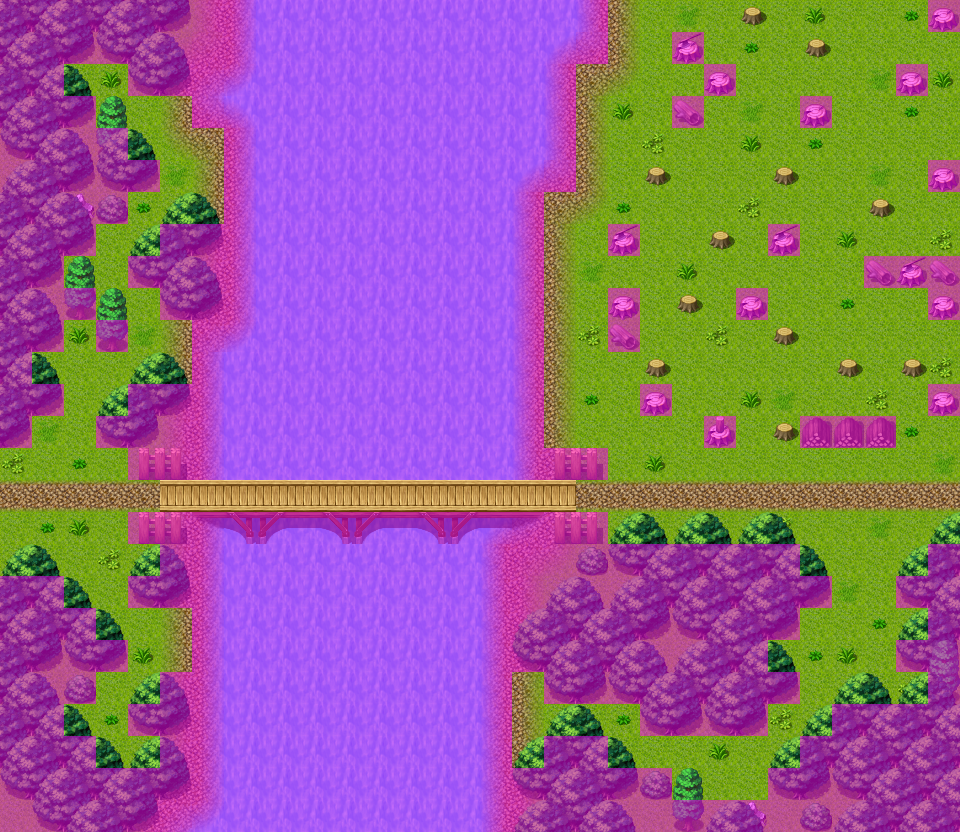

A 2D game scene composited from a Tiled map and its tileset images. What follows is a short description and the map's XML, with each tile layer's data collapsed to a summary:
An orthogonal 30x26 tile map with 32x32 px tiles, 4 tile layers (Ground, Objects, Above, Walkable), 40 tilesets and 11 objects (6x spawn, 5x mapchange).

<map version="1.0" orientation="orthogonal" width="30" height="26" tilewidth="32" tileheight="32">
 <properties>
  <property name="outside" value="1" />
 </properties>
 <tileset firstgid="1" name="map_bed_1" tilewidth="32" tileheight="32">
  <image source="../drawable/map_bed_1.png" width="512" height="256" />
 </tileset>
 <tileset firstgid="129" name="map_border_1" tilewidth="32" tileheight="32">
  <image source="../drawable/map_border_1.png" width="512" height="256" />
 </tileset>
 <tileset firstgid="257" name="map_bridge_1" tilewidth="32" tileheight="32">
  <image source="../drawable/map_bridge_1.png" width="512" height="256" />
 </tileset>
 <tileset firstgid="385" name="map_broken_1" tilewidth="32" tileheight="32">
  <image source="../drawable/map_broken_1.png" width="512" height="256" />
 </tileset>
 <tileset firstgid="513" name="map_cavewall_1" tilewidth="32" tileheight="32">
  <image source="../drawable/map_cavewall_1.png" width="576" height="192" />
 </tileset>
 <tileset firstgid="621" name="map_cavewall_2" tilewidth="32" tileheight="32">
  <image source="../drawable/map_cavewall_2.png" width="576" height="192" />
 </tileset>
 <tileset firstgid="729" name="map_cavewall_3" tilewidth="32" tileheight="32">
  <image source="../drawable/map_cavewall_3.png" width="576" height="192" />
 </tileset>
 <tileset firstgid="837" name="map_chair_table_1" tilewidth="32" tileheight="32">
  <image source="../drawable/map_chair_table_1.png" width="512" height="256" />
 </tileset>
 <tileset firstgid="965" name="map_crate_1" tilewidth="32" tileheight="32">
  <image source="../drawable/map_crate_1.png" width="512" height="256" />
 </tileset>
 <tileset firstgid="1093" name="map_cupboard_1" tilewidth="32" tileheight="32">
  <image source="../drawable/map_cupboard_1.png" width="512" height="256" />
 </tileset>
 <tileset firstgid="1221" name="map_curtain_1" tilewidth="32" tileheight="32">
  <image source="../drawable/map_curtain_1.png" width="512" height="256" />
 </tileset>
 <tileset firstgid="1349" name="map_entrance_1" tilewidth="32" tileheight="32">
  <image source="../drawable/map_entrance_1.png" width="512" height="256" />
 </tileset>
 <tileset firstgid="1477" name="map_fence_1" tilewidth="32" tileheight="32">
  <image source="../drawable/map_fence_1.png" width="512" height="256" />
 </tileset>
 <tileset firstgid="1605" name="map_fence_2" tilewidth="32" tileheight="32">
  <image source="../drawable/map_fence_2.png" width="512" height="256" />
 </tileset>
 <tileset firstgid="1733" name="map_ground_1" tilewidth="32" tileheight="32">
  <image source="../drawable/map_ground_1.png" width="512" height="256" />
 </tileset>
 <tileset firstgid="1861" name="map_ground_2" tilewidth="32" tileheight="32">
  <image source="../drawable/map_ground_2.png" width="512" height="256" />
 </tileset>
 <tileset firstgid="1989" name="map_ground_3" tilewidth="32" tileheight="32">
  <image source="../drawable/map_ground_3.png" width="512" height="256" />
 </tileset>
 <tileset firstgid="2117" name="map_ground_4" tilewidth="32" tileheight="32">
  <image source="../drawable/map_ground_4.png" width="512" height="256" />
 </tileset>
 <tileset firstgid="2245" name="map_ground_5" tilewidth="32" tileheight="32">
  <image source="../drawable/map_ground_5.png" width="512" height="256" />
 </tileset>
 <tileset firstgid="2373" name="map_ground_6" tilewidth="32" tileheight="32">
  <image source="../drawable/map_ground_6.png" width="512" height="256" />
 </tileset>
 <tileset firstgid="2501" name="map_ground_7" tilewidth="32" tileheight="32">
  <image source="../drawable/map_ground_7.png" width="512" height="256" />
 </tileset>
 <tileset firstgid="2629" name="map_ground_8" tilewidth="32" tileheight="32">
  <image source="../drawable/map_ground_8.png" width="512" height="256" />
 </tileset>
 <tileset firstgid="2757" name="map_indoor_1" tilewidth="32" tileheight="32">
  <image source="../drawable/map_indoor_1.png" width="512" height="256" />
 </tileset>
 <tileset firstgid="2885" name="map_kitchen_1" tilewidth="32" tileheight="32">
  <image source="../drawable/map_kitchen_1.png" width="512" height="256" />
 </tileset>
 <tileset firstgid="3013" name="map_outdoor_1" tilewidth="32" tileheight="32">
  <image source="../drawable/map_outdoor_1.png" width="512" height="256" />
 </tileset>
 <tileset firstgid="3141" name="map_pillar_1" tilewidth="32" tileheight="32">
  <image source="../drawable/map_pillar_1.png" width="512" height="256" />
 </tileset>
 <tileset firstgid="3269" name="map_plant_1" tilewidth="32" tileheight="32">
  <image source="../drawable/map_plant_1.png" width="512" height="256" />
 </tileset>
 <tileset firstgid="3397" name="map_rock_1" tilewidth="32" tileheight="32">
  <image source="../drawable/map_rock_1.png" width="512" height="256" />
 </tileset>
 <tileset firstgid="3525" name="map_roof_1" tilewidth="32" tileheight="32">
  <image source="../drawable/map_roof_1.png" width="512" height="256" />
 </tileset>
 <tileset firstgid="3653" name="map_roof_2" tilewidth="32" tileheight="32">
  <image source="../drawable/map_roof_2.png" width="512" height="256" />
 </tileset>
 <tileset firstgid="3781" name="map_shop_1" tilewidth="32" tileheight="32">
  <image source="../drawable/map_shop_1.png" width="512" height="256" />
 </tileset>
 <tileset firstgid="3909" name="map_sign_ladder_1" tilewidth="32" tileheight="32">
  <image source="../drawable/map_sign_ladder_1.png" width="512" height="256" />
 </tileset>
 <tileset firstgid="4037" name="map_table_1" tilewidth="32" tileheight="32">
  <image source="../drawable/map_table_1.png" width="512" height="256" />
 </tileset>
 <tileset firstgid="4165" name="map_trail_1" tilewidth="32" tileheight="32">
  <image source="../drawable/map_trail_1.png" width="512" height="256" />
 </tileset>
 <tileset firstgid="4293" name="map_tree_1" tilewidth="32" tileheight="32">
  <image source="../drawable/map_tree_1.png" width="512" height="256" />
 </tileset>
 <tileset firstgid="4421" name="map_wall_1" tilewidth="32" tileheight="32">
  <image source="../drawable/map_wall_1.png" width="512" height="256" />
 </tileset>
 <tileset firstgid="4549" name="map_wall_2" tilewidth="32" tileheight="32">
  <image source="../drawable/map_wall_2.png" width="480" height="256" />
 </tileset>
 <tileset firstgid="4669" name="map_wall_3" tilewidth="32" tileheight="32">
  <image source="../drawable/map_wall_3.png" width="480" height="256" />
 </tileset>
 <tileset firstgid="4789" name="map_window_1" tilewidth="32" tileheight="32">
  <image source="../drawable/map_window_1.png" width="512" height="256" />
 </tileset>
 <tileset firstgid="4917" name="map_window_2" tilewidth="32" tileheight="32">
  <image source="../drawable/map_window_2.png" width="512" height="256" />
 </tileset>
 <layer name="Ground" width="30" height="26">
  <data>[780 cells, 780 non-empty, 5 distinct tile ids]</data>
 </layer>
 <layer name="Objects" width="30" height="26">
  <data>[780 cells, 279 non-empty, 29 distinct tile ids]</data>
 </layer>
 <layer name="Above" width="30" height="26">
  <data>[780 cells, 90 non-empty, 12 distinct tile ids]</data>
 </layer>
 <layer name="Walkable" width="30" height="26">
  <data>[780 cells, 484 non-empty, 1 distinct tile ids]</data>
 </layer>
 <objectgroup name="Mapevents" width="30" height="26" visible="0">
  <object name="north1" type="mapchange" x="928" y="32" width="32" height="128">
   <properties>
    <property name="map" value="roadtocarntower1" />
    <property name="place" value="left1" />
   </properties>
  </object>
  </objectgroup>
 <objectgroup name="Spawn uniques" width="30" height="26" visible="0">
  <!-- 5 objects omitted --></objectgroup>
 <objectgroup name="Spawn monsters" width="30" height="26" visible="0">
  <!-- 1 objects omitted --></objectgroup>
 <objectgroup name="Keys" width="30" height="26" visible="0" />
</map>
<!-- 10 of 11 objects omitted -->
